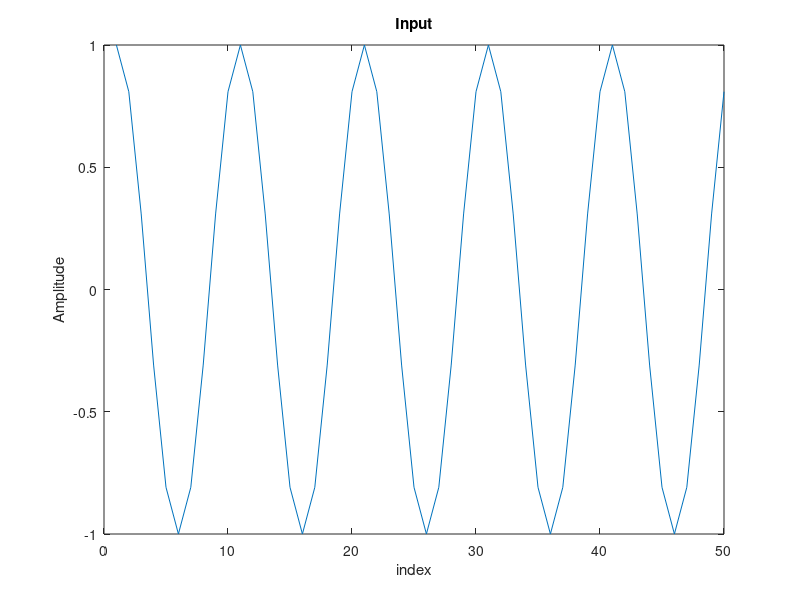
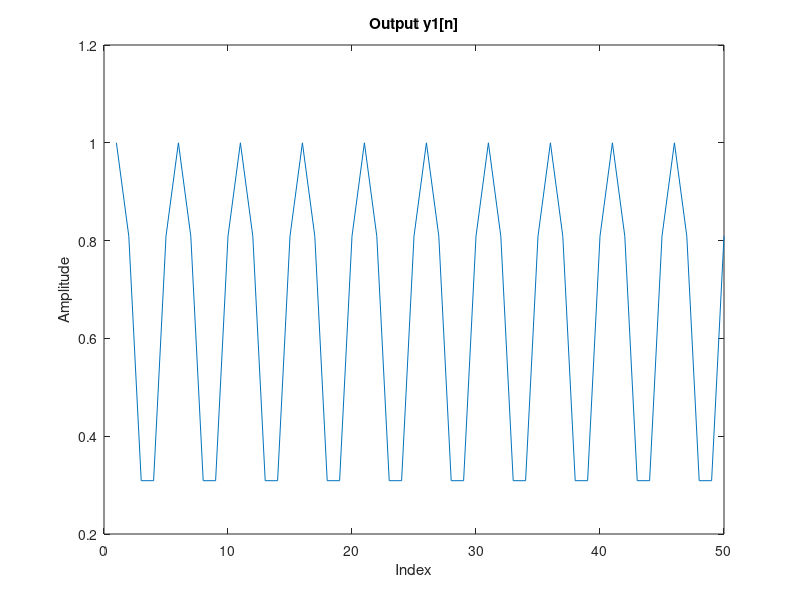
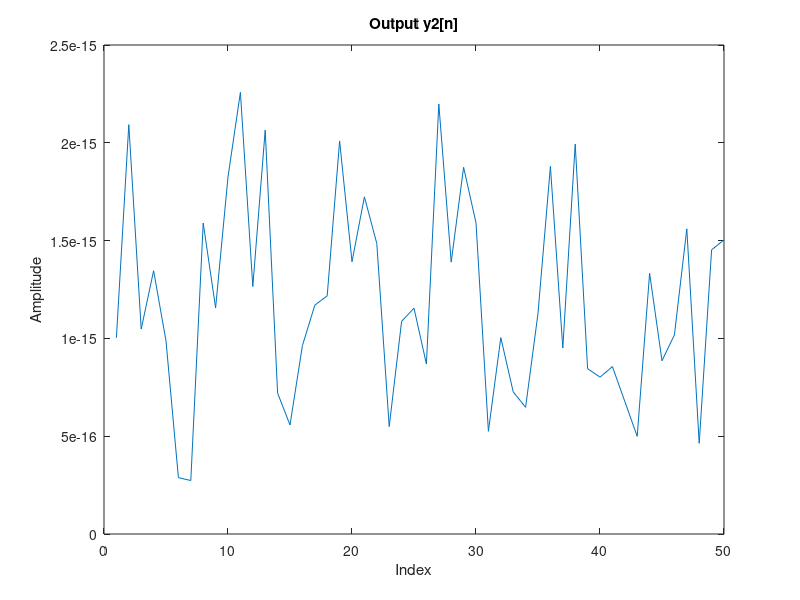

The MATLAB source for these figures, in order:
%% Digital Signal Processing |[Lab-6]|                                       
% * Authors: _Kshitij Srivastava(1510110200)_ and _Nilambar Saha(partner)(1510110246)_
% * Lab Instructor: _Dr. Ravi Kant Saini_ 
% * Branch and Section: ECE32 Friday- 1pm to 3pm
% * Email-Id: ks435@snu.edu.in
%% Objective: 
%  Discrete Fourier Transform (In this lab, inputs and impulse reponse
% were converted to Discrete fourier transform by using the basis vectors
% and then output was found using Inverse DFT. Orthogonality property of 
% the basis vectors created was also checked)
%% Program: 
clc;
clear all;
close all;

% * |*Matlab Commands for finding the basis vectors for N=4*|
D=zeros(4,4);%Initializing the D matrix to zero

for i=1:4 %looping through the n in the sk[n]
    for j=1:4 %looping through the k in the sk[n]
        number=((2*pi*(i-1)*(j-1))/4);
       D(i,j)=exp( 1j*number );%Finding the number and placing in (i,j)
       %position
    end
end
%%
% * |*Matlab Commands to see that basis vectors are orthogonal to other 
% vectors*|

D_har=zeros(4,4);%initializing the D_har matrix to zero

for i=1:4 %looping through the n in the sk[n]
    for j=1:4 %looping through the k in the sk[n]
        D_har(i,j)=conj(D(i,j)); %Finding the conjugate of the D Matrix
    end
end

ortho=D*transpose(D_har);%Finding the orthogonality property
ortho=ortho/4; %Dividing it by N=4 to get identity matrix
ortho=round(ortho);%rounding off the orthogonal matrix

%%
% * |*Matlab Commands  to verify-inverse of D matrix gives Hermitian of D*|
identity=D*D_har;%Multiplying D and D Hermitian to get NI
identity=identity/4;%Dividing by N=4 to get identity matrix
round(identity);%Rounding the identity matrix

%%
% * |*Matlab Commands for Computing the DFT and IDFT*|
x=[1,2,3,4];%N=4 length input sequence
X=D_har*transpose(x);%Computing the DFT of the x[n]

x_found=D*X;%Computing the inverse DFT of X
x_found=x_found/4;%Dividing by N=4 to get inverse DFT

%%
% * |*Matlab Commands for computing the y[n] from Fourier Transform*|
x=[1,2,3,4];%N=4 length input sequence
h=[0,1,0,0];% impulse response sequence

y=conv(x,h);%Finding the convolution or output response of the system

X=D_har*transpose(x);%Computing the DFT of the x[n]
H=D_har*transpose(h);%Computing the DFT of the h[n]

Y_found=X.*H;% Element by element multiplication of X and Hs
yout=D*Y_found;%Computing the inverse DFT of Y to compute y 
yout=yout/4;%Dividing it by N=4 to get y

%%
% * |*Matlab Commands for computing the DFT from a given input data*|
load('inputData');%Loading the input Data
load('h1.mat');%Loading the h1 impulse response
load('h2.mat');%Loading the h2 impulse response

%Finding the basis vectors for N=50
for i=1:50 %Looping through 1 to 50
    for j=1:50 %Looping through 1 to 50
        number=((2*pi*(i-1)*(j-1))/50);
        D_mat(i,j)=exp(  1j*number );%Finding the value and putting it (i,j)
       %position
    end
end

%Finding the conjugate of the basis vector for N=50
for i=1:50 %Looping through 1 to 50
    for j=1:50 %Looping through 1 to 50
        D_mat_har(i,j)=conj(D_mat(i,j)); %Finding the conjugate stored in
        %D_mat (i,j)position
    end
end

H1=D_mat_har*transpose(h1);%Finding the DFT of the h1 impulse response
H2=D_mat_har*transpose(h2);%Finding the DFT of the h2 impulse response

X_input=D_mat_har*transpose(inputData);%Finding the DFT of input x[n]

Y1=X_input.*H1;%Element by element multiplication of X and H1
Y2=X_input.*H2;%Element by element multiplication of X and H2

y1_found=D_mat*Y1;%Computing the inverse DFT of Y1 to compute y1 
y1_found=y1_found/50;%Dividing it by N=50 to get y1
y1_abs=abs(y1_found);%Getting the absolute value of the y1

y2_found=D_mat*Y2;%Computing the inverse DFT of Y2 to compute y2 
y2_found=y2_found/50;%Dividing it by N=50 to get y2
y2_abs=abs(y2_found);%Getting the absolute value of y2

%% Results:
% * |*Result for Q1 showing fourier transformation matrix*|
D

%%
% * |*Result for Q2 showing the orthogonal property*|
%Zero indicates the multiplication of basis vector with other basis vector 
%One indicates the multilpication of basis vector with itself
ortho

%%
% * |*Result for Q3 showing that inverse of D matrix gives hermitian of D*|
identity

%%
% * |*Result for Q4 computing the DFT of x[n]*|
X

%%
% * |*Result for Q4 computing IDFT of X*|
x_found

%%
% * |*Result for Q5 computing the normal convolution*|
y

%%
% * |*Result for Q5 computing the IDFT of calculated y[n] from Y*|
yout

%%
% * |*Observation for Q5 about sequence obtained from normal convolution 
% for y[n] and y[n] from DFT*|

%The y[n] got from the normal convolution has support of 7 while the y[n]
%got from DFT has the support of 4. Also the output got from the DFT is
%circular shifted version of output.

%%
% * |*Plot for Q6 showing the input x[n]*|
figure;plot(inputData);
title('Input');xlabel('index');ylabel('Amplitude');

% * |*Plot for Q6 showing the output's absolute value y1[n]*|
figure;plot(y1_abs);
title('Output y1[n]');xlabel('Index');ylabel('Amplitude');

% * |*Plot for Q6 showing the output's absolute value y2[n]*|
figure;plot(y2_abs);
title('Output y2[n]');xlabel('Index');ylabel('Amplitude');

%%
% * |*Observation for Q6 about signal obtained y1[n] and y2[n]*|

%The impulse response h1 increases the frequency of input x[n] and the 
%x[n] gets snipped from down.

%The impulse response distorts the x[n] signal.
%%